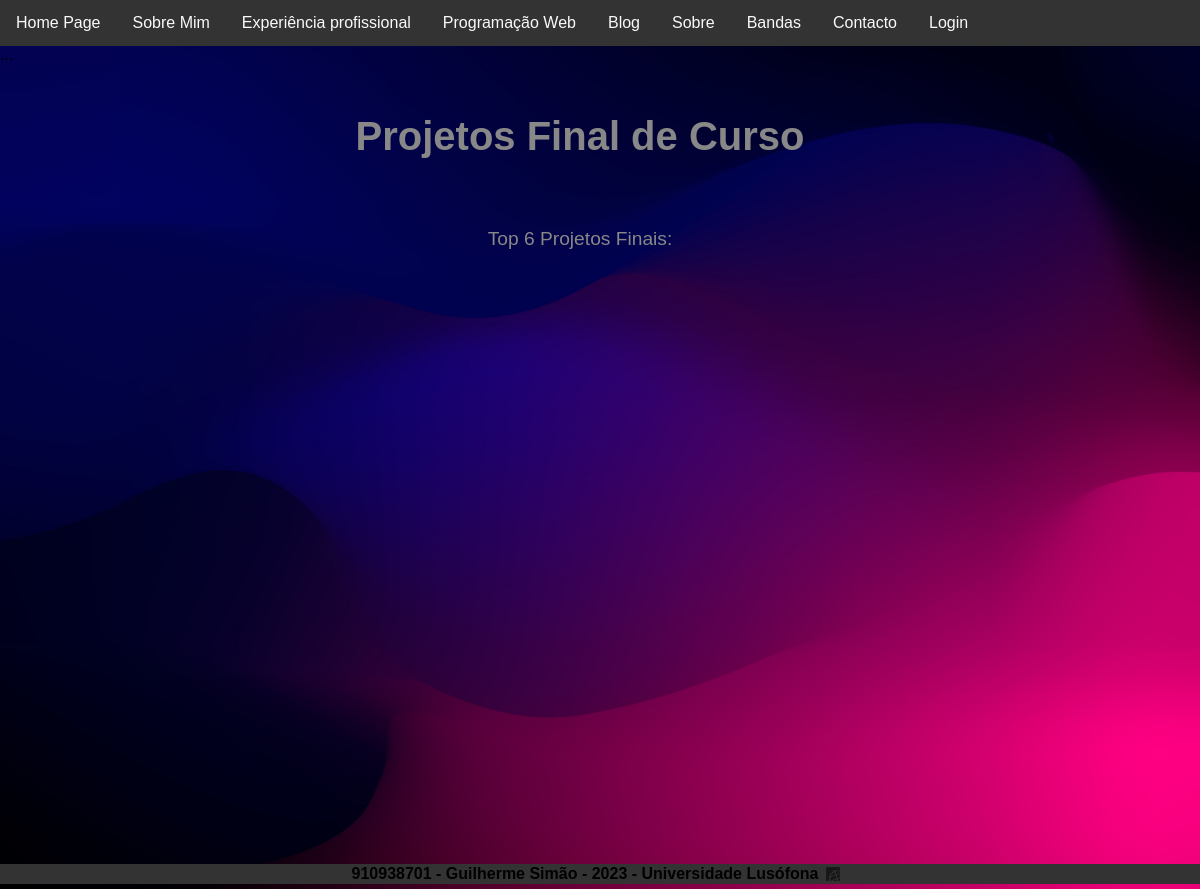
Before: /projetoscurso with the older database file.
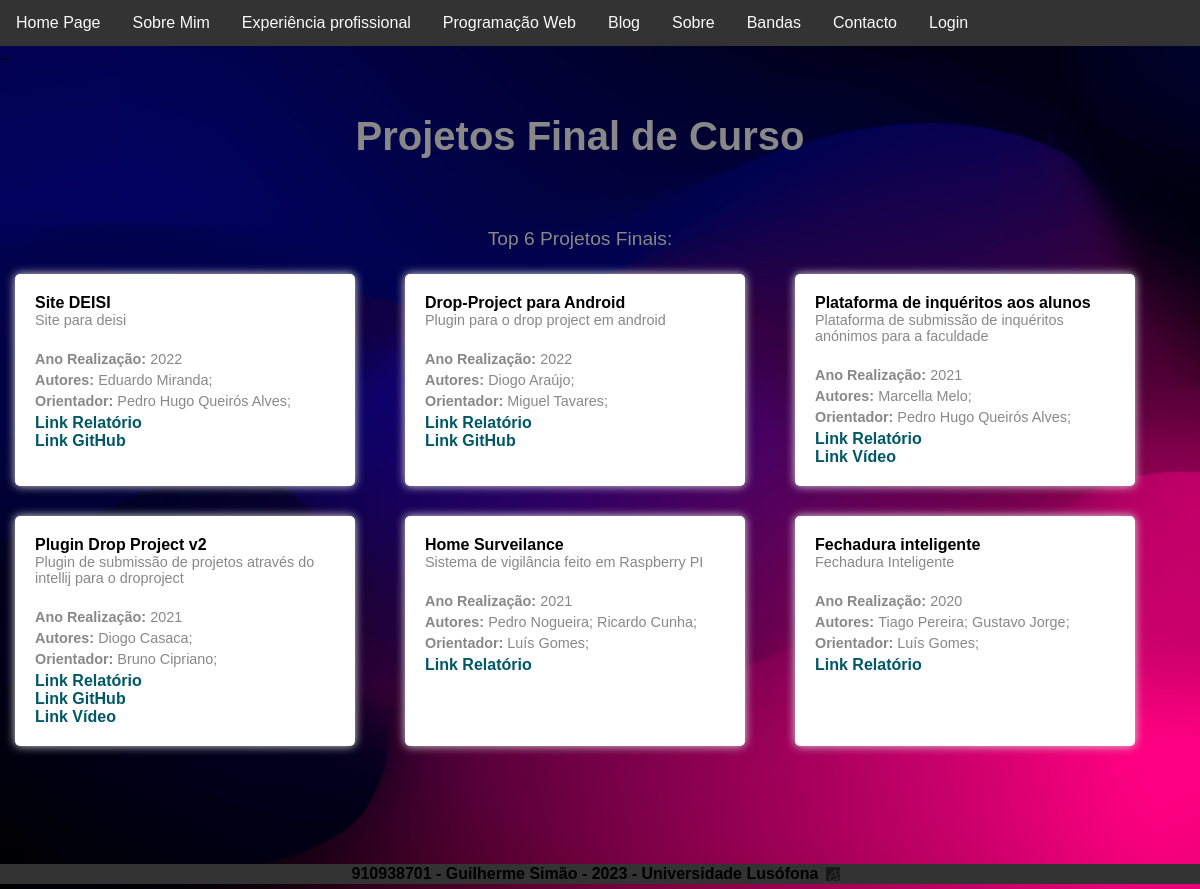
After: the same page with the newer database file.
### portfolio/models.py (models this page shows, shortened)
class TFC(models.Model):
    titulo = models.CharField(max_length=80)
    autor = models.ManyToManyField(Pessoa, related_name='autor')
    orientador = models.ManyToManyField(Pessoa, related_name='orientador')
    imagem = models.ImageField(upload_to='static/portfolio/images', blank=True)
    anoRealizacao = models.IntegerField()
    sumario = models.CharField(max_length=500)
    link_relatorio = models.CharField(max_length=1000)
    linkGitHub = models.CharField(max_length=1000, null=True, blank=True)
    linkYt = models.CharField(max_length=1000, null=True, blank=True)

class Pessoa(models.Model):
    nome = models.CharField(max_length=40)
    link_lusofona = models.CharField(max_length=1000, null=True, blank=True)
    link_linkedin = models.CharField(max_length=1000, null=True, blank=True)

### portfolio/views.py (the view)
# urls.py: path('projetoscurso', views.projetoscurso_page_view, name='projetocurso'),
def projetoscurso_page_view(request):
    context = {'tfcs': TFC.objects.all()}
    return render(request, 'projetoscurso.html',context)

### portfolio/templates/projetoscurso.html (shortened to what this page needs)
{% extends 'portfolio/layout.html' %}
{% block main %}
<div class="wrapper">
    <h1 class="h1projetos">Projetos Final de Curso</h1>
    <p class="projetos">Top 6 Projetos Finais:</p>
    <ul class="ulprojetos">
        {% for tfc in tfcs %}
        <li class="liprojetos">
            <strong>{{tfc.titulo}}</strong><br>
            <span class="spanprojetos">{{tfc.sumario}}</span><br>
            <span class="spanprojetos"><b>Ano Realização: </b>{{tfc.anoRealizacao}}</span>
            <span class="spanprojetos"><b>Autores: </b>{% for autor in tfc.autor.all %}{{autor.nome}}; {% endfor %}</span>
            <span class="spanprojetos"><b>Orientador: </b>{% for orientador in tfc.orientador.all %}{{orientador.nome}}; {% endfor %}</span>
            {% if tfc.link_relatorio is not None %}
                <a class="aprojetos" href ="{{tfc.link_relatorio}}" target="_blank">Link Relatório</a><br>
            {% endif %}
            {% if tfc.linkGitHub is not None %}
                <a  class="aprojetos"href ="{{tfc.linkGitHub}}" target="_blank">Link GitHub</a><br>
            {% endif %}
            {% if tfc.linkYt is not None %}
                <a class="aprojetos" href ="{{tfc.linkYt}}" target="_blank">Link Vídeo</a><br>
            {% endif %}
        </li>
        {% endfor %}
    </ul>
</div>
{% endblock %}

Changed rows visible on the page:
added TFC: titulo "Site DEISI", sumario "Site para deisi", anoRealizacao "2022"
added Pessoa: nome "Eduardo Miranda", shown under "Site DEISI"
now on this page (row unchanged): Pessoa: nome "Pedro Hugo Queirós Alves"
added TFC: titulo "Drop-Project para Android", sumario "Plugin para o drop project em android", anoRealizacao "2022"
added Pessoa: nome "Diogo Araújo", shown under "Drop-Project para Android"
added Pessoa: nome "Miguel Tavares", shown under "Drop-Project para Android"
added TFC: titulo "Plataforma de inquéritos aos alunos", sumario "Plataforma de submissão de inquéritos anónimos para a faculdade", anoRealizacao "2021"
added Pessoa: nome "Marcella Melo", shown under "Plataforma de inquéritos aos alunos"
added TFC: titulo "Plugin Drop Project v2", sumario "Plugin de submissão de projetos através do intellij para o droproject", anoRealizacao "2021"
added Pessoa: nome "Diogo Casaca", shown under "Plugin Drop Project v2"
added Pessoa: nome "Bruno Cipriano", shown under "Plugin Drop Project v2"
added TFC: titulo "Home Surveilance", sumario "Sistema de vigilância feito em Raspberry PI", anoRealizacao "2021"
added Pessoa: nome "Pedro Nogueira", shown under "Home Surveilance"
added Pessoa: nome "Ricardo Cunha", shown under "Home Surveilance"
added Pessoa: nome "Luís Gomes", shown under "Home Surveilance"
added TFC: titulo "Fechadura inteligente", sumario "Fechadura Inteligente", anoRealizacao "2020"
added Pessoa: nome "Tiago Pereira", shown under "Fechadura inteligente"
added Pessoa: nome "Gustavo Jorge", shown under "Fechadura inteligente"
added Pessoa: nome "Luís Gomes", shown under "Fechadura inteligente"
